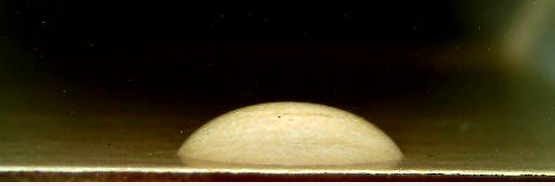
#> input picture goutte_1.png, 555 x 186 px
$ python -i goutteau_1.py   (imports and definitions only)
#> lines starting #> are read from the running program, lines starting #| are printed output that depends on the picture; after the words box and inside, x2 and y2 are one past the last pixel; in counts of white or black regions, pixels touching at a corner belong together

import cv2
import numpy as np
import math
import tkinter as tk
from tkinter import filedialog, Label, Button, messagebox
from PIL import Image, ImageTk

thick = 1

# Étape 1 : Prétraitement de l'image
def preprocess_image(image_path):
#> called with image_path = 'goutte_1.png'
    image = cv2.imread(image_path)
#> image is the input picture: shape (186, 555, 3); mean B, G, R 30.7, 53.1, 60.8
    if image is None:
        raise ValueError("L'image n'a pas pu être chargée. Assurez-vous qu'elle est valide.")
    image_original = image.copy()
    gray = cv2.cvtColor(image, cv2.COLOR_BGR2GRAY)
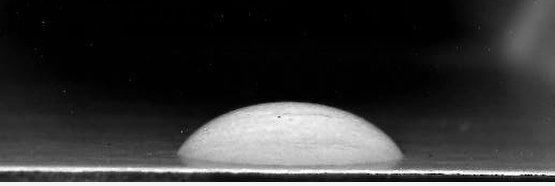
#> gray: shape (186, 555); min 0, max 252, mean 52.8
    blurred = cv2.GaussianBlur(gray, (5, 5), 0)
    edges = cv2.Canny(blurred, 50, 150)
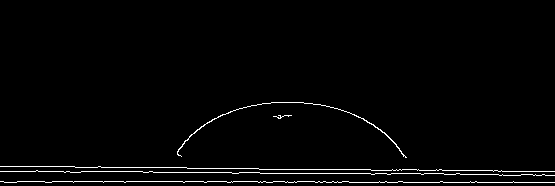
#> edges: shape (186, 555); 1.9% white in thin lines or dots, all inside (x1, y1, x2, y2) = (0, 102, 555, 183)
    return image_original, edges

# Étape 2 : Trouver le plus grand contour
# [112 lines left out: functions find_largest_contour, fit_and_draw_ellipse, find_base_of_drop, calculate_tangent_at_contact, create_gui, not called in this run]

# [2 lines not run here, left out]

>>> result = preprocess_image('goutte_1.png')
